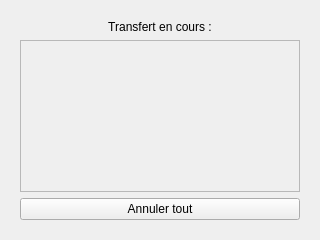
<?xml version="1.0" encoding="UTF-8"?>
<ui version="4.0">
 <class>transfert</class>
 <widget class="QDialog" name="transfert">
  <property name="geometry">
   <rect>
    <x>0</x>
    <y>0</y>
    <width>320</width>
    <height>240</height>
   </rect>
  </property>
  <property name="windowTitle">
   <string>Dialog</string>
  </property>
  <property name="modal">
   <bool>false</bool>
  </property>
  <layout class="QVBoxLayout" name="verticalLayout_2">
   <item>
    <widget class="QStackedWidget" name="stackedWidget">
     <property name="currentIndex">
      <number>1</number>
     </property>
     <widget class="QWidget" name="envoi_fichier">
      <layout class="QGridLayout" name="gridLayout_2" rowstretch="1,1,1,3,0" columnstretch="10,0,0">
       <item row="0" column="0" colspan="3">
        <widget class="QLabel" name="label">
         <property name="text">
          <string>Envoi de fichier</string>
         </property>
         <property name="alignment">
          <set>Qt::AlignCenter</set>
         </property>
        </widget>
       </item>
       <item row="1" column="0" rowspan="2" colspan="2">
        <widget class="QPushButton" name="choose_f_b">
         <property name="text">
          <string>Choisir les fichiers</string>
         </property>
        </widget>
       </item>
       <item row="3" column="0" colspan="3">
        <widget class="QListView" name="liste_fichiers"/>
       </item>
       <item row="4" column="1">
        <widget class="QPushButton" name="quit_b">
         <property name="text">
          <string>Annuler</string>
         </property>
        </widget>
       </item>
       <item row="4" column="0">
        <widget class="QPushButton" name="envoi_b">
         <property name="text">
          <string>Envoyer</string>
         </property>
        </widget>
       </item>
      </layout>
     </widget>
     <widget class="QWidget" name="transfert_tab">
      <layout class="QVBoxLayout" name="verticalLayout">
       <item>
        <widget class="QLabel" name="label_3">
         <property name="text">
          <string>Transfert en cours :</string>
         </property>
         <property name="alignment">
          <set>Qt::AlignCenter</set>
         </property>
        </widget>
       </item>
       <item>
        <widget class="QScrollArea" name="scrollArea">
         <property name="widgetResizable">
          <bool>true</bool>
         </property>
         <widget class="QWidget" name="zone_transferts">
          <property name="geometry">
           <rect>
            <x>0</x>
            <y>0</y>
            <width>282</width>
            <height>146</height>
           </rect>
          </property>
          <layout class="QGridLayout" name="gridLayout"/>
         </widget>
        </widget>
       </item>
       <item>
        <widget class="QPushButton" name="stop_all">
         <property name="text">
          <string>Annuler tout</string>
         </property>
        </widget>
       </item>
      </layout>
     </widget>
     <widget class="QWidget" name="termine">
      <layout class="QGridLayout" name="gridLayout_3">
       <item row="0" column="0">
        <widget class="QLabel" name="label_2">
         <property name="text">
          <string>Transfert terminé !</string>
         </property>
         <property name="alignment">
          <set>Qt::AlignCenter</set>
         </property>
        </widget>
       </item>
       <item row="1" column="0">
        <widget class="QPushButton" name="quitter_b">
         <property name="text">
          <string>Quitter</string>
         </property>
        </widget>
       </item>
      </layout>
     </widget>
    </widget>
   </item>
  </layout>
 </widget>
 <resources/>
 <connections/>
</ui>
